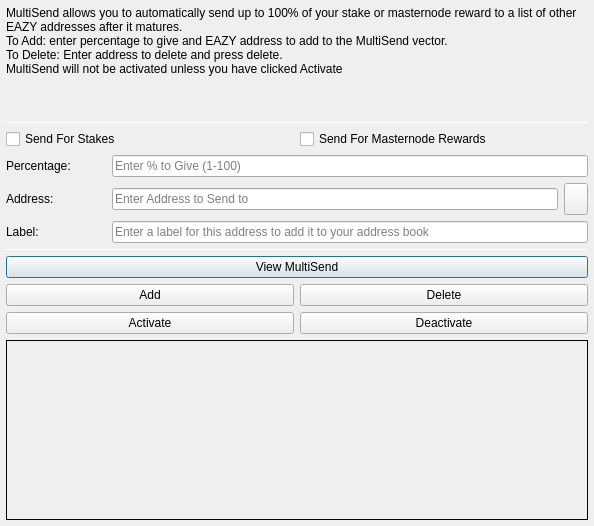
<?xml version="1.0" encoding="UTF-8"?>
<ui version="4.0">
 <class>MultiSendDialog</class>
 <widget class="QDialog" name="MultiSendDialog">
  <property name="windowModality">
   <enum>Qt::NonModal</enum>
  </property>
  <property name="geometry">
   <rect>
    <x>0</x>
    <y>0</y>
    <width>594</width>
    <height>526</height>
   </rect>
  </property>
  <property name="windowTitle">
   <string>MultiSend</string>
  </property>
  <layout class="QVBoxLayout" name="verticalLayout" stretch="0">
   <property name="leftMargin">
    <number>6</number>
   </property>
   <property name="topMargin">
    <number>6</number>
   </property>
   <property name="rightMargin">
    <number>6</number>
   </property>
   <property name="bottomMargin">
    <number>6</number>
   </property>
   <item>
    <layout class="QVBoxLayout" name="verticalLayout_Main" stretch="1,1,1,0,1,1,1">
     <item>
      <widget class="QLabel" name="label_2">
       <property name="lineWidth">
        <number>1</number>
       </property>
       <property name="text">
        <string>MultiSend allows you to automatically send up to 100% of your stake or masternode reward to a list of other EAZY addresses after it matures.
To Add: enter percentage to give and EAZY address to add to the MultiSend vector.
To Delete: Enter address to delete and press delete.
MultiSend will not be activated unless you have clicked Activate</string>
       </property>
       <property name="alignment">
        <set>Qt::AlignLeading|Qt::AlignLeft|Qt::AlignTop</set>
       </property>
       <property name="wordWrap">
        <bool>true</bool>
       </property>
      </widget>
     </item>
     <item>
      <widget class="Line" name="line">
       <property name="minimumSize">
        <size>
         <width>0</width>
         <height>1</height>
        </size>
       </property>
       <property name="maximumSize">
        <size>
         <width>16777215</width>
         <height>1</height>
        </size>
       </property>
       <property name="orientation">
        <enum>Qt::Horizontal</enum>
       </property>
      </widget>
     </item>
     <item>
      <layout class="QVBoxLayout" name="verticalLayout_Settings">
       <item>
        <layout class="QHBoxLayout" name="horizontalLayout">
         <item>
          <widget class="QCheckBox" name="multiSendStakeCheckBox">
           <property name="text">
            <string>Send For Stakes</string>
           </property>
          </widget>
         </item>
         <item>
          <widget class="QCheckBox" name="multiSendMasternodeCheckBox">
           <property name="text">
            <string>Send For Masternode Rewards</string>
           </property>
          </widget>
         </item>
        </layout>
       </item>
       <item>
        <layout class="QHBoxLayout" name="horizontalLayout_6">
         <item>
          <widget class="QLabel" name="label">
           <property name="minimumSize">
            <size>
             <width>100</width>
             <height>0</height>
            </size>
           </property>
           <property name="toolTip">
            <string>Percentage of stake to send</string>
           </property>
           <property name="text">
            <string>Percentage:</string>
           </property>
          </widget>
         </item>
         <item>
          <widget class="QLineEdit" name="multiSendPercentEdit">
           <property name="toolTip">
            <string>Enter whole numbers 1 - 100</string>
           </property>
           <property name="placeholderText">
            <string>Enter % to Give (1-100)</string>
           </property>
          </widget>
         </item>
        </layout>
       </item>
       <item>
        <layout class="QHBoxLayout" name="horizontalLayout_7">
         <item>
          <widget class="QLabel" name="label_5">
           <property name="minimumSize">
            <size>
             <width>100</width>
             <height>0</height>
            </size>
           </property>
           <property name="toolTip">
            <string>Address to send portion of stake to</string>
           </property>
           <property name="text">
            <string>Address:</string>
           </property>
          </widget>
         </item>
         <item>
          <widget class="QLineEdit" name="multiSendAddressEdit">
           <property name="toolTip">
            <string/>
           </property>
           <property name="placeholderText">
            <string>Enter Address to Send to</string>
           </property>
          </widget>
         </item>
         <item>
          <widget class="QToolButton" name="addressBookButton">
           <property name="maximumSize">
            <size>
             <width>16777215</width>
             <height>32</height>
            </size>
           </property>
           <property name="toolTip">
            <string>Choose an address from the address book</string>
           </property>
           <property name="text">
            <string/>
           </property>
           <property name="icon">
            <iconset resource="../eazy.qrc">
             <normaloff>:/icons/address-book</normaloff>:/icons/address-book</iconset>
           </property>
           <property name="shortcut">
            <string>Alt+A</string>
           </property>
          </widget>
         </item>
        </layout>
       </item>
      </layout>
     </item>
     <item>
      <layout class="QHBoxLayout" name="horizontalLayout_3">
       <item>
        <widget class="QLabel" name="label_3">
         <property name="minimumSize">
          <size>
           <width>100</width>
           <height>0</height>
          </size>
         </property>
         <property name="text">
          <string>Label:</string>
         </property>
        </widget>
       </item>
       <item>
        <widget class="QLineEdit" name="labelAddressLabelEdit">
         <property name="placeholderText">
          <string>Enter a label for this address to add it to your address book</string>
         </property>
        </widget>
       </item>
      </layout>
     </item>
     <item>
      <widget class="Line" name="line_2">
       <property name="minimumSize">
        <size>
         <width>0</width>
         <height>1</height>
        </size>
       </property>
       <property name="maximumSize">
        <size>
         <width>16777215</width>
         <height>1</height>
        </size>
       </property>
       <property name="orientation">
        <enum>Qt::Horizontal</enum>
       </property>
      </widget>
     </item>
     <item>
      <layout class="QVBoxLayout" name="verticalLayout_Buttons">
       <item>
        <layout class="QHBoxLayout" name="horizontalLayout_4">
         <item>
          <widget class="QPushButton" name="viewButton">
           <property name="toolTip">
            <string/>
           </property>
           <property name="statusTip">
            <string>View MultiSend Vector</string>
           </property>
           <property name="text">
            <string>View MultiSend</string>
           </property>
          </widget>
         </item>
        </layout>
       </item>
       <item>
        <layout class="QHBoxLayout" name="horizontalLayout_2">
         <item>
          <widget class="QPushButton" name="addButton">
           <property name="toolTip">
            <string/>
           </property>
           <property name="statusTip">
            <string>Add to MultiSend Vector</string>
           </property>
           <property name="text">
            <string>Add</string>
           </property>
          </widget>
         </item>
         <item>
          <widget class="QPushButton" name="deleteButton">
           <property name="toolTip">
            <string/>
           </property>
           <property name="statusTip">
            <string>Delete Address From MultiSend Vector</string>
           </property>
           <property name="text">
            <string>Delete</string>
           </property>
          </widget>
         </item>
        </layout>
       </item>
       <item>
        <layout class="QHBoxLayout" name="horizontalLayout_5">
         <item>
          <widget class="QPushButton" name="activateButton">
           <property name="statusTip">
            <string>Activate MultiSend</string>
           </property>
           <property name="text">
            <string>Activate</string>
           </property>
          </widget>
         </item>
         <item>
          <widget class="QPushButton" name="disableButton">
           <property name="statusTip">
            <string>Deactivate MultiSend</string>
           </property>
           <property name="text">
            <string>Deactivate</string>
           </property>
          </widget>
         </item>
        </layout>
       </item>
      </layout>
     </item>
     <item>
      <widget class="QLabel" name="message">
       <property name="minimumSize">
        <size>
         <width>0</width>
         <height>180</height>
        </size>
       </property>
       <property name="frameShape">
        <enum>QFrame::Panel</enum>
       </property>
       <property name="frameShadow">
        <enum>QFrame::Plain</enum>
       </property>
       <property name="lineWidth">
        <number>1</number>
       </property>
       <property name="midLineWidth">
        <number>1</number>
       </property>
       <property name="text">
        <string/>
       </property>
       <property name="alignment">
        <set>Qt::AlignLeading|Qt::AlignLeft|Qt::AlignTop</set>
       </property>
       <property name="wordWrap">
        <bool>true</bool>
       </property>
      </widget>
     </item>
    </layout>
   </item>
  </layout>
 </widget>
 <resources>
  <include location="../eazy.qrc"/>
 </resources>
 <connections/>
</ui>
